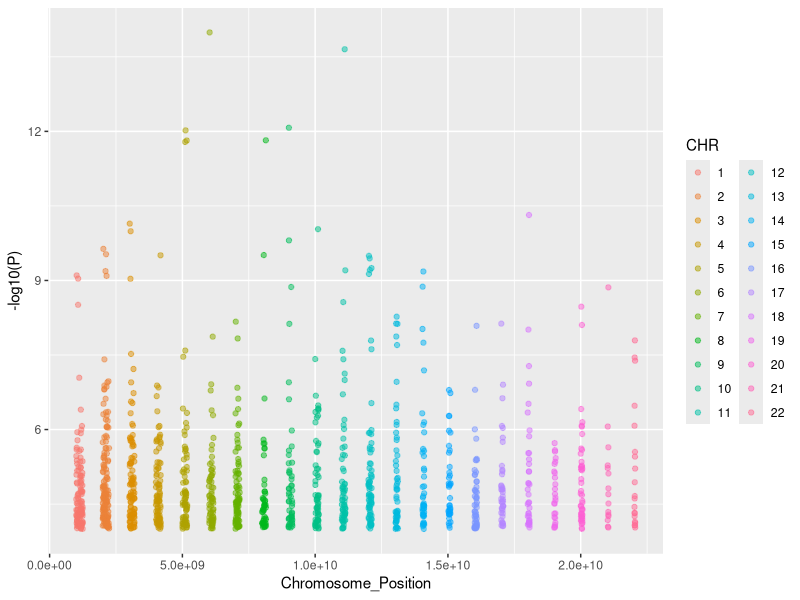
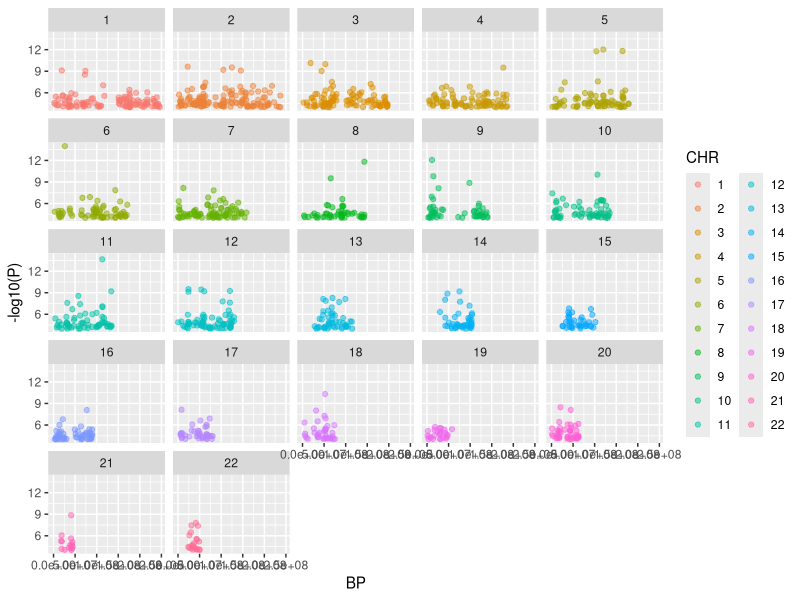
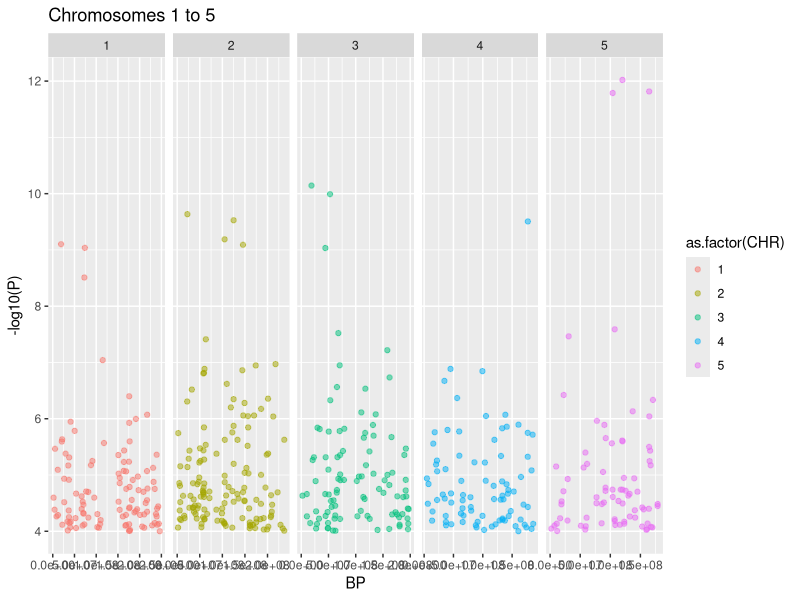
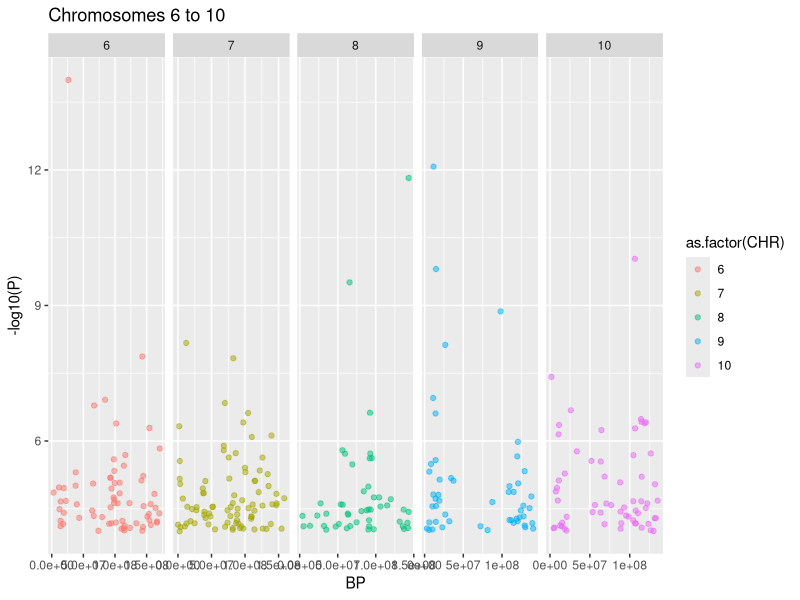
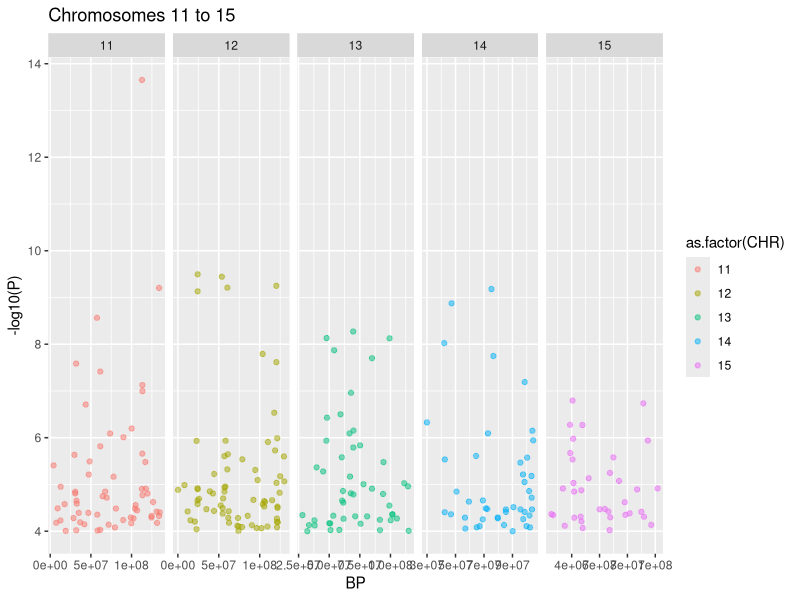
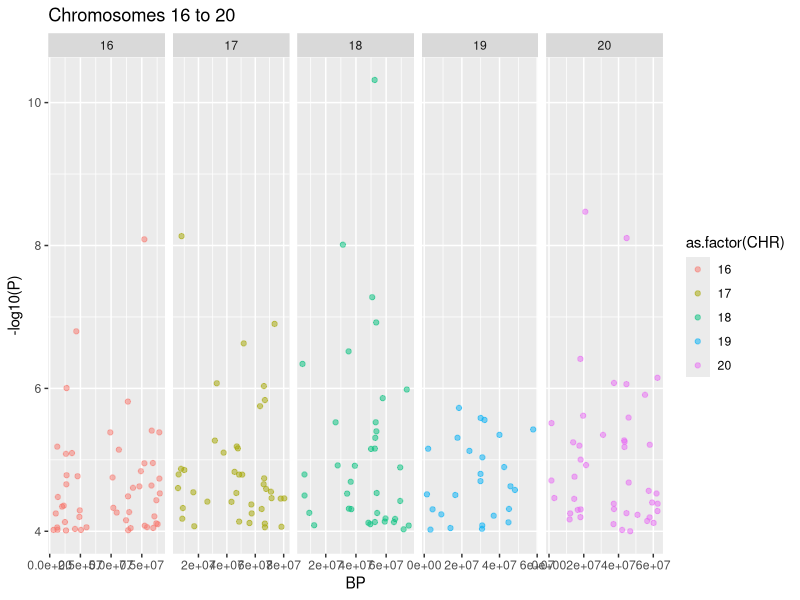
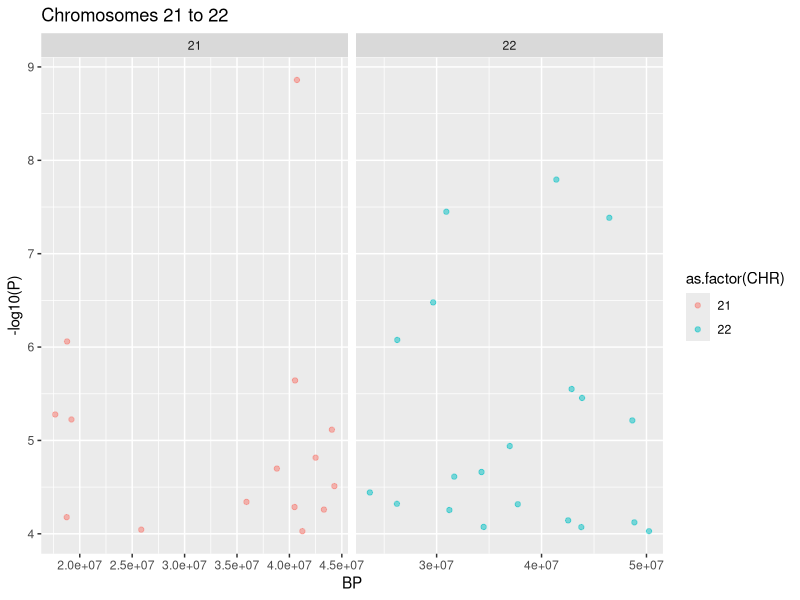
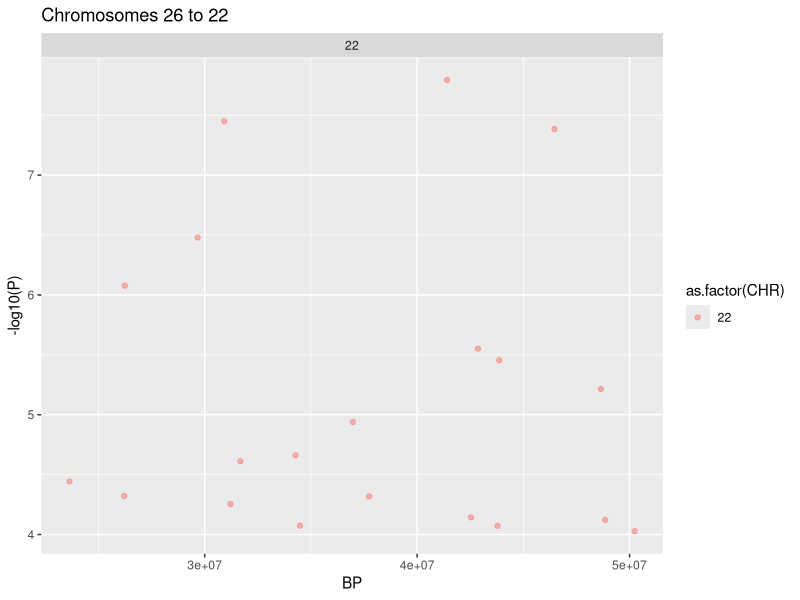

Generate these figures, in order, with R: (Note: this script raises an error after producing the figures.)
## ---- chunk 1
library('readxl')
Xanax <- read_excel('ANX_2026_daner_fullANX_v12_woUTAH_11022026.gz.p4.clump.areator.sorted.1mhc (1).xls')
install.packages("tidyverse")
library(ggplot2)
library(tidyverse)
Xanax %>%
  select(SNP, CHR, BP, P) %>% 
  mutate(CHR = as.factor(CHR)) %>% 
  arrange(CHR,BP) %>% 
  mutate(Chromosome_Position = as.numeric(CHR)*1000000000+BP) %>% 
  ggplot(aes(Chromosome_Position, -log10(P), color= CHR))+
  geom_point(alpha=0.5)
## ---- chunk 2
Xanax %>%
  select(SNP, CHR, BP, P) %>% 
  mutate(CHR = as.factor(CHR)) %>% 
  arrange(CHR,BP) %>% 
  ggplot(aes(BP, -log10(P), color= CHR))+
  geom_point(alpha=0.5)+
  facet_wrap(~CHR)
## ---- chunk 3
for (i in 1:6) {
  start_chr <- (i-1)*5+1
  end_chr <- i*5
  if(end_chr>22) {
    end_chr<-22
  }
chr_batch <- as.numeric(start_chr:end_chr)
filt_xanax <- Xanax %>%
  select(SNP, CHR, BP, P) %>% 
  filter(as.numeric(CHR) %in% chr_batch)

if (nrow(filt_xanax)>0) {
  fx <- ggplot(filt_xanax, aes(BP, -log10(P), color=as.factor(CHR)))+
    geom_point(alpha=0.5)+
    facet_wrap(~CHR, nrow = 1, scales="free_x")+
    labs(title=paste("Chromosomes", start_chr, "to", end_chr))
  print(fx)
  }
}
## ---- chunk 4
for (i in 1:5) {
  start_chr <- (i-1)*5+1
  end_chr <- i*5
  chr_batch <- as.numeric(start_chr:end_chr)
  filt_xanax <- Xanax %>%
    select(SNP, CHR, BP, P) %>% 
    filter(as.numeric(CHR) %in% chr_batch)
  if (nrow(filt_xanax)>0) {
    fx <- ggplot(filt_xanax, aes(BP, -log10(P), color=as.factor(CHR)))+
      geom_point(alpha=0.5)+
      lims(y=c(4,15))+
      facet_wrap(~CHR, nrow = 1, scales="free_x")+
      labs(title=paste("Chromosomes", start_chr, "to", end_chr))
    print(fx)
  }
}
## ---- chunk 5
library(ggplot2)
library(tidyverse)
chr1_hits <- Xanax %>% 
  filter(CHR == 1, -log10(P) > 4)

# 2. Plot them exactly on a single line (y = 1)
ggplot(chr1_hits, aes(x = BP, y = 1)) +
  geom_point(alpha = 0.5, color = "skyblue", size = 3) +
  
  # This section strips away all the empty vertical y-axis space
  theme_minimal() +
  theme(
    axis.text.y = element_blank(),
    axis.title.y = element_blank(),
    axis.ticks.y = element_blank(),
    panel.grid.major.y = element_blank(),
    panel.grid.minor.y = element_blank(),
    
    # THIS IS THE MAGIC: Forces the plot to be short and wide like a literal line
    aspect.ratio = 0.05 
  ) +
  labs(title = "Chromosome 1: Base Pair Positions", x = "Base Pair Position (BP)")
mean(diff(sort(chr1_hits$BP)))
chr1_positions <- Xanax %>% 
  filter(CHR == 1) %>% 
  select(BP) %>% 
  arrange(BP)
print(chr1_positions)
## ---- chunk 6
# 1. First, get your sorted positions as a data frame
chr1_data <- Xanax %>% 
  filter(CHR == 1) %>% 
  arrange(BP)

# 2. Pair each SNP position with its next neighbor and calculate the distance
distance_table <- data.frame(
  SNP = chr1_data$SNP[],
  Current_Pos = chr1_data$BP[-nrow(chr1_data)],  # All positions except the very last
  Next_Pos    = chr1_data$BP[-1],                # All positions except the very first
  Distance    = diff(chr1_data$BP)               # The calculated physical distance
)

# 3. Classify each distance into your table's custom scales!
final_analysis <- distance_table %>% 
  mutate(
    Classification = case_when(
      Distance < 20000                  ~ "very close",
      Distance >= 20000 & Distance < 100000   ~ "close",
      Distance >= 100000 & Distance < 1000000 ~ "far",
      Distance >= 1000000               ~ "very far"
    )
  )

# 4. Print it out to see the results
print(final_analysis)
